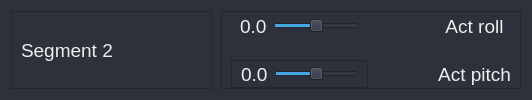
                     <widget class="QFrame" name="frame_joint_seg2_row">
                      <property name="minimumSize">
                       <size>
                        <width>0</width>
                        <height>0</height>
                       </size>
                      </property>
                      <property name="maximumSize">
                       <size>
                        <width>16777215</width>
                        <height>16777215</height>
                       </size>
                      </property>
                      <property name="styleSheet">
                       <string notr="true">background-color: rgb(44, 49, 60);</string>
                      </property>
                      <property name="frameShape">
                       <enum>QFrame::NoFrame</enum>
                      </property>
                      <property name="frameShadow">
                       <enum>QFrame::Plain</enum>
                      </property>
                      <layout class="QHBoxLayout" name="horizontalLayout_7">
                       <property name="spacing">
                        <number>9</number>
                       </property>
                       <item>
                        <widget class="QFrame" name="frame_joint_seg1_ID_2">
                         <property name="minimumSize">
                          <size>
                           <width>201</width>
                           <height>0</height>
                          </size>
                         </property>
                         <property name="maximumSize">
                          <size>
                           <width>156</width>
                           <height>16777215</height>
                          </size>
                         </property>
                         <property name="frameShape">
                          <enum>QFrame::StyledPanel</enum>
                         </property>
                         <property name="frameShadow">
                          <enum>QFrame::Raised</enum>
                         </property>
                         <layout class="QHBoxLayout" name="horizontalLayout_16">
                          <property name="topMargin">
                           <number>0</number>
                          </property>
                          <property name="rightMargin">
                           <number>9</number>
                          </property>
                          <property name="bottomMargin">
                           <number>0</number>
                          </property>
                          <item>
                           <widget class="QLabel" name="label_19">
                            <property name="minimumSize">
                             <size>
                              <width>0</width>
                              <height>0</height>
                             </size>
                            </property>
                            <property name="font">
                             <font>
                              <pointsize>14</pointsize>
                             </font>
                            </property>
                            <property name="styleSheet">
                             <string notr="true">color: rgb(238, 238, 236);</string>
                            </property>
                            <property name="text">
                             <string>Segment 2</string>
                            </property>
                           </widget>
                          </item>
                         </layout>
                        </widget>
                       </item>
                       <item>
                        <widget class="QFrame" name="frame_joints_seg1_2">
                         <property name="frameShape">
                          <enum>QFrame::StyledPanel</enum>
                         </property>
                         <property name="frameShadow">
                          <enum>QFrame::Raised</enum>
                         </property>
                         <layout class="QGridLayout" name="gridLayout_4">
                          <property name="topMargin">
                           <number>0</number>
                          </property>
                          <property name="bottomMargin">
                           <number>0</number>
                          </property>
                          <property name="horizontalSpacing">
                           <number>70</number>
                          </property>
                          <property name="verticalSpacing">
                           <number>20</number>
                          </property>
                          <item row="0" column="1">
                           <widget class="QFrame" name="frame_joint_seg1_setRoll_2">
                            <property name="minimumSize">
                             <size>
                              <width>0</width>
                              <height>0</height>
                             </size>
                            </property>
                            <property name="maximumSize">
                             <size>
                              <width>500</width>
                              <height>16777215</height>
                             </size>
                            </property>
                            <property name="frameShape">
                             <enum>QFrame::NoFrame</enum>
                            </property>
                            <property name="frameShadow">
                             <enum>QFrame::Plain</enum>
                            </property>
                            <layout class="QHBoxLayout" name="horizontalLayout_18">
                             <property name="topMargin">
                              <number>0</number>
                             </property>
                             <property name="bottomMargin">
                              <number>0</number>
                             </property>
                             <item>
                              <widget class="QLabel" name="label_seg1_setRoll_slider_2">
                               <property name="font">
                                <font>
                                 <pointsize>14</pointsize>
                                </font>
                               </property>
                               <property name="styleSheet">
                                <string notr="true">color: rgb(238, 238, 236);</string>
                               </property>
                               <property name="text">
                                <string>0.0</string>
                               </property>
                              </widget>
                             </item>
                             <item>
                              <widget class="QSlider" name="Slider_seg2_setRoll">
                               <property name="maximumSize">
                                <size>
                                 <width>16777215</width>
                                 <height>16777215</height>
                                </size>
                               </property>
                               <property name="minimum">
                                <number>-20</number>
                               </property>
                               <property name="maximum">
                                <number>20</number>
                               </property>
                               <property name="orientation">
                                <enum>Qt::Horizontal</enum>
                               </property>
                              </widget>
                             </item>
                            </layout>
                           </widget>
                          </item>
                          <item row="0" column="2">
                           <widget class="QLabel" name="Label_Seg2_ActRoll">
                            <property name="font">
                             <font>
                              <pointsize>14</pointsize>
                             </font>
                            </property>
                            <property name="layoutDirection">
                             <enum>Qt::LeftToRight</enum>
                            </property>
                            <property name="styleSheet">
                             <string notr="true">color: rgb(238, 238, 236);</string>
                            </property>
                            <property name="text">
                             <string>Act roll</string>
                            </property>
                            <property name="alignment">
                             <set>Qt::AlignCenter</set>
                            </property>
                           </widget>
                          </item>
                          <item row="1" column="2">
                           <widget class="QLabel" name="Label_Seg2_ActPitch">
                            <property name="font">
                             <font>
                              <pointsize>14</pointsize>
                             </font>
                            </property>
                            <property name="styleSheet">
                             <string notr="true">color: rgb(238, 238, 236);</string>
                            </property>
                            <property name="text">
                             <string>Act pitch</string>
                            </property>
                            <property name="alignment">
                             <set>Qt::AlignCenter</set>
                            </property>
                           </widget>
                          </item>
                          <item row="1" column="1">
                           <widget class="QFrame" name="frame_joint_seg1_setPitch_2">
                            <property name="maximumSize">
                             <size>
                              <width>500</width>
                              <height>16777215</height>
                             </size>
                            </property>
                            <property name="frameShape">
                             <enum>QFrame::StyledPanel</enum>
                            </property>
                            <property name="frameShadow">
                             <enum>QFrame::Raised</enum>
                            </property>
                            <layout class="QHBoxLayout" name="horizontalLayout_20">
                             <property name="topMargin">
                              <number>0</number>
                             </property>
                             <property name="bottomMargin">
                              <number>0</number>
                             </property>
                             <item>
                              <widget class="QLabel" name="label_seg1_setPitch_slider_2">
                               <property name="font">
                                <font>
                                 <pointsize>14</pointsize>
                                </font>
                               </property>
                               <property name="styleSheet">
                                <string notr="true">color: rgb(238, 238, 236);</string>
                               </property>
                               <property name="text">
                                <string>0.0</string>
                               </property>
                              </widget>
                             </item>
                             <item>
                              <widget class="QSlider" name="Slider_seg2_setPitch">
                               <property name="maximumSize">
                                <size>
                                 <width>16777215</width>
                                 <height>16777215</height>
                                </size>
                               </property>
                               <property name="minimum">
                                <number>-20</number>
                               </property>
                               <property name="maximum">
                                <number>20</number>
                               </property>
                               <property name="orientation">
                                <enum>Qt::Horizontal</enum>
                               </property>
                              </widget>
                             </item>
                            </layout>
                           </widget>
                          </item>
                         </layout>
                        </widget>
                       </item>
                      </layout>
                     </widget>
